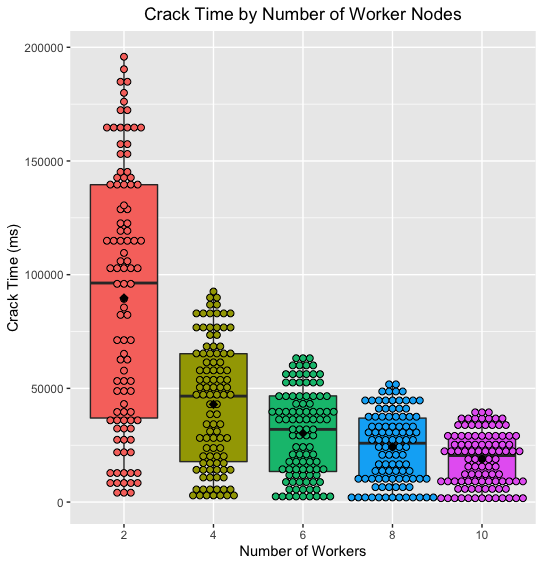

The script that drew this image:
library(ggplot2)
library(plyr)

s2 <- read.csv("server2", header=TRUE)
s4 <- read.csv("server4", header=FALSE)
s6 <- read.csv("server6", header=FALSE)
s8 <- read.csv("server8", header=FALSE)
s10 <- read.csv("server10", header=FALSE)


names <- c('time', 'num_servers')
s2 <-data.frame(s2, rep(2, 100))
colnames(s2) <- names
s4 <-data.frame(s4, rep(4, 100))
colnames(s4) <- names
s6 <-data.frame(s6, rep(6, 100))
colnames(s6) <- names
s8 <-data.frame(s8, rep(8, 100))
colnames(s8) <- names
s10 <-data.frame(s10, rep(10, 100))
colnames(s10) <- names

df <- rbind(s2, s4, s6, s8, s10)
df$num_servers <- as.factor(df$num_servers)


# dot plot with colors
p<-ggplot(df, aes(x=num_servers, y=time, fill=num_servers))+
  geom_boxplot() +
  geom_dotplot(binaxis='y', stackdir='center', binwidth = 3000) +
  ggtitle("Crack Time by Number of Worker Nodes") +
  xlab("Number of Workers") + ylab("Crack Time (ms)") +
  theme(plot.title = element_text(hjust = 0.5)) +
  stat_summary(fun.y=mean, geom="point", shape=18,size=3, color='black') +
  stat_summary(fun.y = mean, color = "black", geom = "line", size=.5)+
  theme(legend.position = "none")

p
